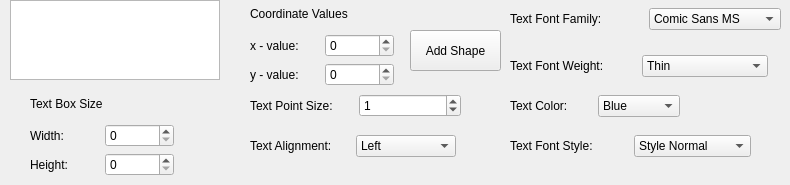
      <widget class="QWidget" name="tab_text">
       <attribute name="title">
        <string>Text</string>
       </attribute>
       <widget class="QTextEdit" name="textEdit">
        <property name="geometry">
         <rect>
          <x>10</x>
          <y>0</y>
          <width>210</width>
          <height>80</height>
         </rect>
        </property>
        <property name="maximumSize">
         <size>
          <width>210</width>
          <height>80</height>
         </size>
        </property>
       </widget>
       <widget class="QWidget" name="layoutWidget">
        <property name="geometry">
         <rect>
          <x>510</x>
          <y>90</y>
          <width>170</width>
          <height>32</height>
         </rect>
        </property>
        <layout class="QHBoxLayout" name="horizontalLayout_56">
         <item>
          <widget class="QLabel" name="label_71">
           <property name="text">
            <string>Text Color: </string>
           </property>
          </widget>
         </item>
         <item>
          <widget class="QComboBox" name="comboBox_textColor">
           <item>
            <property name="text">
             <string>Blue</string>
            </property>
           </item>
           <item>
            <property name="text">
             <string>Red</string>
            </property>
           </item>
           <item>
            <property name="text">
             <string>Green</string>
            </property>
           </item>
           <item>
            <property name="text">
             <string>Yellow</string>
            </property>
           </item>
           <item>
            <property name="text">
             <string>Black</string>
            </property>
           </item>
           <item>
            <property name="text">
             <string>White</string>
            </property>
           </item>
           <item>
            <property name="text">
             <string>Cyan</string>
            </property>
           </item>
           <item>
            <property name="text">
             <string>Magenta</string>
            </property>
           </item>
           <item>
            <property name="text">
             <string>Gray</string>
            </property>
           </item>
          </widget>
         </item>
        </layout>
       </widget>
       <widget class="QWidget" name="layoutWidget">
        <property name="geometry">
         <rect>
          <x>250</x>
          <y>130</y>
          <width>206</width>
          <height>32</height>
         </rect>
        </property>
        <layout class="QHBoxLayout" name="horizontalLayout_57">
         <item>
          <widget class="QLabel" name="label_72">
           <property name="text">
            <string>Text Alignment:  </string>
           </property>
          </widget>
         </item>
         <item>
          <widget class="QComboBox" name="comboBox_text_alignment">
           <item>
            <property name="text">
             <string>Left</string>
            </property>
           </item>
           <item>
            <property name="text">
             <string>Centered</string>
            </property>
           </item>
           <item>
            <property name="text">
             <string>Right</string>
            </property>
           </item>
           <item>
            <property name="text">
             <string>Top</string>
            </property>
           </item>
           <item>
            <property name="text">
             <string>Bottom</string>
            </property>
           </item>
          </widget>
         </item>
        </layout>
       </widget>
       <widget class="QWidget" name="layoutWidget">
        <property name="geometry">
         <rect>
          <x>250</x>
          <y>90</y>
          <width>211</width>
          <height>32</height>
         </rect>
        </property>
        <layout class="QHBoxLayout" name="horizontalLayout_58">
         <item>
          <widget class="QLabel" name="label_73">
           <property name="text">
            <string>Text Point Size: </string>
           </property>
          </widget>
         </item>
         <item>
          <widget class="QSpinBox" name="spinBox_text_point_size">
           <property name="minimum">
            <number>-1</number>
           </property>
           <property name="maximum">
            <number>50</number>
           </property>
           <property name="value">
            <number>1</number>
           </property>
          </widget>
         </item>
        </layout>
       </widget>
       <widget class="QWidget" name="layoutWidget">
        <property name="geometry">
         <rect>
          <x>510</x>
          <y>0</y>
          <width>271</width>
          <height>38</height>
         </rect>
        </property>
        <layout class="QHBoxLayout" name="horizontalLayout_59">
         <item>
          <widget class="QLabel" name="label_75">
           <property name="text">
            <string>Text Font Family: </string>
           </property>
          </widget>
         </item>
         <item>
          <widget class="QComboBox" name="comboBox_textFontFamily">
           <item>
            <property name="text">
             <string>Comic Sans MS</string>
            </property>
           </item>
           <item>
            <property name="text">
             <string>Courier</string>
            </property>
           </item>
           <item>
            <property name="text">
             <string>Helvetica</string>
            </property>
           </item>
           <item>
            <property name="text">
             <string>Times</string>
            </property>
           </item>
          </widget>
         </item>
        </layout>
       </widget>
       <widget class="QWidget" name="layoutWidget">
        <property name="geometry">
         <rect>
          <x>510</x>
          <y>50</y>
          <width>258</width>
          <height>32</height>
         </rect>
        </property>
        <layout class="QHBoxLayout" name="horizontalLayout_60">
         <item>
          <widget class="QLabel" name="label_76">
           <property name="text">
            <string>Text Font Weight: </string>
           </property>
          </widget>
         </item>
         <item>
          <widget class="QComboBox" name="comboBox_fontWeight">
           <item>
            <property name="text">
             <string>Thin</string>
            </property>
           </item>
           <item>
            <property name="text">
             <string>Light</string>
            </property>
           </item>
           <item>
            <property name="text">
             <string>Normal</string>
            </property>
           </item>
           <item>
            <property name="text">
             <string>Bold</string>
            </property>
           </item>
          </widget>
         </item>
        </layout>
       </widget>
       <widget class="QWidget" name="layoutWidget">
        <property name="geometry">
         <rect>
          <x>510</x>
          <y>130</y>
          <width>241</width>
          <height>32</height>
         </rect>
        </property>
        <layout class="QHBoxLayout" name="horizontalLayout_61">
         <item>
          <widget class="QLabel" name="label_87">
           <property name="text">
            <string>Text Font Style: </string>
           </property>
          </widget>
         </item>
         <item>
          <widget class="QComboBox" name="comboBox_textFontStyles">
           <item>
            <property name="text">
             <string>Style Normal</string>
            </property>
           </item>
           <item>
            <property name="text">
             <string>Style Italic</string>
            </property>
           </item>
           <item>
            <property name="text">
             <string>Style Oblique</string>
            </property>
           </item>
          </widget>
         </item>
        </layout>
       </widget>
       <widget class="QWidget" name="layoutWidget_2">
        <property name="geometry">
         <rect>
          <x>250</x>
          <y>0</y>
          <width>144</width>
          <height>86</height>
         </rect>
        </property>
        <layout class="QVBoxLayout" name="verticalLayout_22">
         <item>
          <widget class="QLabel" name="label_77">
           <property name="text">
            <string>Coordinate Values</string>
           </property>
          </widget>
         </item>
         <item>
          <layout class="QHBoxLayout" name="horizontalLayout_62">
           <item>
            <widget class="QLabel" name="label_78">
             <property name="text">
              <string>x - value:</string>
             </property>
            </widget>
           </item>
           <item>
            <widget class="QSpinBox" name="spinBox_text_X">
             <property name="maximum">
              <number>1000</number>
             </property>
            </widget>
           </item>
          </layout>
         </item>
         <item>
          <layout class="QHBoxLayout" name="horizontalLayout_63">
           <item>
            <widget class="QLabel" name="label_79">
             <property name="text">
              <string>y - value:</string>
             </property>
            </widget>
           </item>
           <item>
            <widget class="QSpinBox" name="spinBox_text_Y">
             <property name="maximum">
              <number>500</number>
             </property>
            </widget>
           </item>
          </layout>
         </item>
        </layout>
       </widget>
       <widget class="QWidget" name="layoutWidget_3">
        <property name="geometry">
         <rect>
          <x>30</x>
          <y>90</y>
          <width>144</width>
          <height>86</height>
         </rect>
        </property>
        <layout class="QVBoxLayout" name="verticalLayout_23">
         <item>
          <widget class="QLabel" name="label_80">
           <property name="text">
            <string>Text Box Size</string>
           </property>
          </widget>
         </item>
         <item>
          <layout class="QHBoxLayout" name="horizontalLayout_64">
           <item>
            <widget class="QLabel" name="label_81">
             <property name="text">
              <string>Width:</string>
             </property>
            </widget>
           </item>
           <item>
            <widget class="QSpinBox" name="spinBox_text_box_width">
             <property name="maximum">
              <number>1000</number>
             </property>
            </widget>
           </item>
          </layout>
         </item>
         <item>
          <layout class="QHBoxLayout" name="horizontalLayout_65">
           <item>
            <widget class="QLabel" name="label_82">
             <property name="text">
              <string>Height:</string>
             </property>
            </widget>
           </item>
           <item>
            <widget class="QSpinBox" name="spinBox_text_box_hight">
             <property name="maximum">
              <number>500</number>
             </property>
            </widget>
           </item>
          </layout>
         </item>
        </layout>
       </widget>
       <widget class="QPushButton" name="pushButton_5">
        <property name="geometry">
         <rect>
          <x>410</x>
          <y>30</y>
          <width>91</width>
          <height>41</height>
         </rect>
        </property>
        <property name="text">
         <string>Add Shape</string>
        </property>
       </widget>
      </widget>
